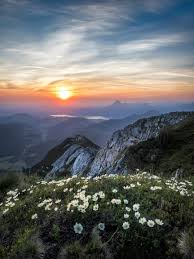
%> input picture DIP/DIP_Lab_406/Lab/MatLab/Lab-07/nature.jpeg, 194 x 259 px
$ octave homomorphic.m   (GNU Octave 9; MATLAB toolbox functions it lacks are replaced by stand-ins)
%> lines starting %> are read from the running program, lines starting %| are printed output that depends on the picture
inputImage = imread('nature.jpeg');
%> inputImage is the input picture: size 259x194x3 uint8; mean R, G, B 101.1, 103.3, 104.3
if size(inputImage, 3) == 3
    inputImage = rgb2gray(inputImage);
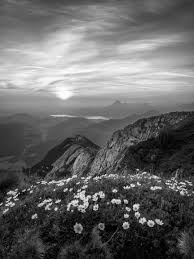
%> inputImage: size 259x194 uint8; min 0, max 254, mean 102.8
end
inputImage = im2double(inputImage);
%> inputImage: size 259x194 double
logImage = log(1 + inputImage);
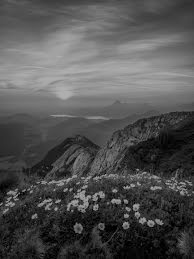
%> logImage: size 259x194 double; min 0, max 0.691, mean 0.322
fftImage = fft2(logImage);
fftImageShifted = fftshift(fftImage);
[M, N] = size(inputImage);
%> M = 259; N = 194
D0 = 30;
n = 2;
[X, Y] = meshgrid(1:N, 1:M);
centerX = ceil(N/2);
%> centerX = 97
centerY = ceil(M/2);
%> centerY = 130
D = sqrt((X - centerX).^2 + (Y - centerY).^2);
H = 1 - exp(-(D.^2 / (2 * D0^2)));
filteredFFT = fftImageShifted .* H;
filteredFFTShiftedBack = ifftshift(filteredFFT);
inverseFFT = ifft2(filteredFFTShiftedBack);
filteredImage = real(inverseFFT);
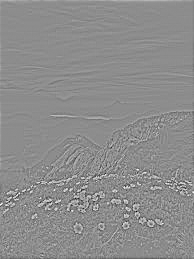
%> filteredImage: size 259x194 double; min -0.367, max 0.298, mean 0.000179; drawn with min black and max white
finalImage = exp(filteredImage) - 1;
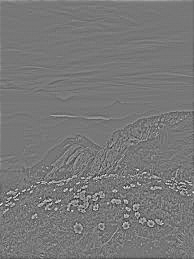
%> finalImage: size 259x194 double; min -0.307, max 0.347, mean 0.000918; drawn with min black and max white
figure;
subplot(1, 2, 1);
imshow(inputImage, []);
title('Original Image');
subplot(1, 2, 2);
imshow(finalImage, []);
title('Homomorphic Filtered Image');
